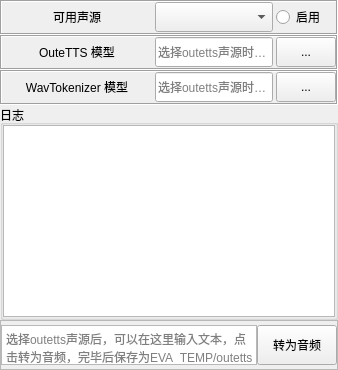
     <widget class="QWidget" name="tab_8">
      <attribute name="title">
       <string>文转声</string>
      </attribute>
      <layout class="QVBoxLayout" name="verticalLayout_15">
       <property name="spacing">
        <number>0</number>
       </property>
       <property name="leftMargin">
        <number>0</number>
       </property>
       <property name="topMargin">
        <number>0</number>
       </property>
       <property name="rightMargin">
        <number>0</number>
       </property>
       <property name="bottomMargin">
        <number>0</number>
       </property>
       <item>
        <widget class="QFrame" name="speech_choise_frame">
         <property name="minimumSize">
          <size>
           <width>0</width>
           <height>35</height>
          </size>
         </property>
         <property name="maximumSize">
          <size>
           <width>16777215</width>
           <height>35</height>
          </size>
         </property>
         <property name="frameShape">
          <enum>QFrame::Box</enum>
         </property>
         <property name="frameShadow">
          <enum>QFrame::Sunken</enum>
         </property>
         <property name="lineWidth">
          <number>1</number>
         </property>
         <layout class="QHBoxLayout" name="horizontalLayout_27">
          <property name="spacing">
           <number>3</number>
          </property>
          <property name="leftMargin">
           <number>0</number>
          </property>
          <property name="topMargin">
           <number>0</number>
          </property>
          <property name="rightMargin">
           <number>0</number>
          </property>
          <property name="bottomMargin">
           <number>0</number>
          </property>
          <item>
           <widget class="QLabel" name="speech_available_label">
            <property name="minimumSize">
             <size>
              <width>150</width>
              <height>30</height>
             </size>
            </property>
            <property name="maximumSize">
             <size>
              <width>150</width>
              <height>30</height>
             </size>
            </property>
            <property name="text">
             <string>可用声源</string>
            </property>
            <property name="alignment">
             <set>Qt::AlignCenter</set>
            </property>
           </widget>
          </item>
          <item>
           <widget class="QComboBox" name="speech_source_comboBox">
            <property name="enabled">
             <bool>true</bool>
            </property>
            <property name="minimumSize">
             <size>
              <width>0</width>
              <height>30</height>
             </size>
            </property>
            <property name="maximumSize">
             <size>
              <width>16777215</width>
              <height>30</height>
             </size>
            </property>
           </widget>
          </item>
          <item>
           <widget class="QRadioButton" name="speech_enable_radioButton">
            <property name="minimumSize">
             <size>
              <width>60</width>
              <height>30</height>
             </size>
            </property>
            <property name="maximumSize">
             <size>
              <width>60</width>
              <height>30</height>
             </size>
            </property>
            <property name="text">
             <string>启用</string>
            </property>
            <property name="checked">
             <bool>false</bool>
            </property>
           </widget>
          </item>
         </layout>
        </widget>
       </item>
       <item>
        <widget class="QFrame" name="speech_outetts_modelpath_frame">
         <property name="minimumSize">
          <size>
           <width>0</width>
           <height>35</height>
          </size>
         </property>
         <property name="maximumSize">
          <size>
           <width>16777215</width>
           <height>35</height>
          </size>
         </property>
         <property name="frameShape">
          <enum>QFrame::Box</enum>
         </property>
         <property name="frameShadow">
          <enum>QFrame::Sunken</enum>
         </property>
         <property name="lineWidth">
          <number>1</number>
         </property>
         <layout class="QHBoxLayout" name="horizontalLayout_19">
          <property name="spacing">
           <number>3</number>
          </property>
          <property name="leftMargin">
           <number>0</number>
          </property>
          <property name="topMargin">
           <number>0</number>
          </property>
          <property name="rightMargin">
           <number>0</number>
          </property>
          <property name="bottomMargin">
           <number>0</number>
          </property>
          <item>
           <widget class="QLabel" name="speech_outetts_modelpath_label">
            <property name="minimumSize">
             <size>
              <width>150</width>
              <height>30</height>
             </size>
            </property>
            <property name="maximumSize">
             <size>
              <width>150</width>
              <height>30</height>
             </size>
            </property>
            <property name="lineWidth">
             <number>0</number>
            </property>
            <property name="text">
             <string>OuteTTS 模型</string>
            </property>
            <property name="alignment">
             <set>Qt::AlignCenter</set>
            </property>
           </widget>
          </item>
          <item>
           <widget class="QLineEdit" name="speech_outetts_modelpath_lineEdit">
            <property name="enabled">
             <bool>true</bool>
            </property>
            <property name="minimumSize">
             <size>
              <width>0</width>
              <height>30</height>
             </size>
            </property>
            <property name="maximumSize">
             <size>
              <width>16777215</width>
              <height>30</height>
             </size>
            </property>
            <property name="placeholderText">
             <string>选择outetts声源时必填</string>
            </property>
           </widget>
          </item>
          <item>
           <widget class="QPushButton" name="speech_outetts_modelpath_pushButton">
            <property name="enabled">
             <bool>true</bool>
            </property>
            <property name="minimumSize">
             <size>
              <width>60</width>
              <height>30</height>
             </size>
            </property>
            <property name="maximumSize">
             <size>
              <width>60</width>
              <height>30</height>
             </size>
            </property>
            <property name="text">
             <string>...</string>
            </property>
           </widget>
          </item>
         </layout>
        </widget>
       </item>
       <item>
        <widget class="QFrame" name="speech_wavtokenizer_modelpath_frame">
         <property name="minimumSize">
          <size>
           <width>0</width>
           <height>35</height>
          </size>
         </property>
         <property name="maximumSize">
          <size>
           <width>16777215</width>
           <height>35</height>
          </size>
         </property>
         <property name="frameShape">
          <enum>QFrame::Box</enum>
         </property>
         <property name="frameShadow">
          <enum>QFrame::Sunken</enum>
         </property>
         <property name="lineWidth">
          <number>1</number>
         </property>
         <layout class="QHBoxLayout" name="horizontalLayout_34">
          <property name="spacing">
           <number>3</number>
          </property>
          <property name="leftMargin">
           <number>0</number>
          </property>
          <property name="topMargin">
           <number>0</number>
          </property>
          <property name="rightMargin">
           <number>0</number>
          </property>
          <property name="bottomMargin">
           <number>0</number>
          </property>
          <item>
           <widget class="QLabel" name="speech_wavtokenizer_modelpath_label">
            <property name="minimumSize">
             <size>
              <width>150</width>
              <height>30</height>
             </size>
            </property>
            <property name="maximumSize">
             <size>
              <width>150</width>
              <height>30</height>
             </size>
            </property>
            <property name="lineWidth">
             <number>0</number>
            </property>
            <property name="text">
             <string>WavTokenizer 模型</string>
            </property>
            <property name="alignment">
             <set>Qt::AlignCenter</set>
            </property>
           </widget>
          </item>
          <item>
           <widget class="QLineEdit" name="speech_wavtokenizer_modelpath_lineEdit">
            <property name="enabled">
             <bool>true</bool>
            </property>
            <property name="minimumSize">
             <size>
              <width>0</width>
              <height>30</height>
             </size>
            </property>
            <property name="maximumSize">
             <size>
              <width>16777215</width>
              <height>30</height>
             </size>
            </property>
            <property name="placeholderText">
             <string>选择outetts声源时必填</string>
            </property>
           </widget>
          </item>
          <item>
           <widget class="QPushButton" name="speech_wavtokenizer_modelpath_pushButton">
            <property name="enabled">
             <bool>true</bool>
            </property>
            <property name="minimumSize">
             <size>
              <width>60</width>
              <height>30</height>
             </size>
            </property>
            <property name="maximumSize">
             <size>
              <width>60</width>
              <height>30</height>
             </size>
            </property>
            <property name="text">
             <string>...</string>
            </property>
           </widget>
          </item>
         </layout>
        </widget>
       </item>
       <item>
        <widget class="QGroupBox" name="speech_log_groupBox">
         <property name="title">
          <string>日志</string>
         </property>
         <layout class="QVBoxLayout" name="verticalLayout_16">
          <property name="spacing">
           <number>0</number>
          </property>
          <property name="leftMargin">
           <number>0</number>
          </property>
          <property name="topMargin">
           <number>0</number>
          </property>
          <property name="rightMargin">
           <number>0</number>
          </property>
          <property name="bottomMargin">
           <number>0</number>
          </property>
          <item>
           <widget class="QPlainTextEdit" name="speech_log">
            <property name="font">
             <font>
              <family>Arial</family>
              <pointsize>9</pointsize>
             </font>
            </property>
            <property name="readOnly">
             <bool>true</bool>
            </property>
           </widget>
          </item>
         </layout>
        </widget>
       </item>
       <item>
        <widget class="QFrame" name="speech_manual_frame">
         <property name="minimumSize">
          <size>
           <width>0</width>
           <height>50</height>
          </size>
         </property>
         <property name="maximumSize">
          <size>
           <width>16777215</width>
           <height>50</height>
          </size>
         </property>
         <property name="frameShape">
          <enum>QFrame::StyledPanel</enum>
         </property>
         <property name="frameShadow">
          <enum>QFrame::Raised</enum>
         </property>
         <layout class="QHBoxLayout" name="horizontalLayout_35">
          <property name="spacing">
           <number>0</number>
          </property>
          <property name="leftMargin">
           <number>0</number>
          </property>
          <property name="topMargin">
           <number>0</number>
          </property>
          <property name="rightMargin">
           <number>0</number>
          </property>
          <property name="bottomMargin">
           <number>0</number>
          </property>
          <item>
           <widget class="QPlainTextEdit" name="speech_manual_plainTextEdit">
            <property name="minimumSize">
             <size>
              <width>0</width>
              <height>40</height>
             </size>
            </property>
            <property name="maximumSize">
             <size>
              <width>16777215</width>
              <height>40</height>
             </size>
            </property>
            <property name="placeholderText">
             <string>选择outetts声源后，可以在这里输入文本，点击转为音频，完毕后保存为EVA_TEMP/outetts中最新的wav文件</string>
            </property>
           </widget>
          </item>
          <item>
           <widget class="QPushButton" name="speech_manual_pushButton">
            <property name="minimumSize">
             <size>
              <width>0</width>
              <height>40</height>
             </size>
            </property>
            <property name="maximumSize">
             <size>
              <width>16777215</width>
              <height>40</height>
             </size>
            </property>
            <property name="text">
             <string>转为音频</string>
            </property>
           </widget>
          </item>
         </layout>
        </widget>
       </item>
      </layout>
     </widget>
